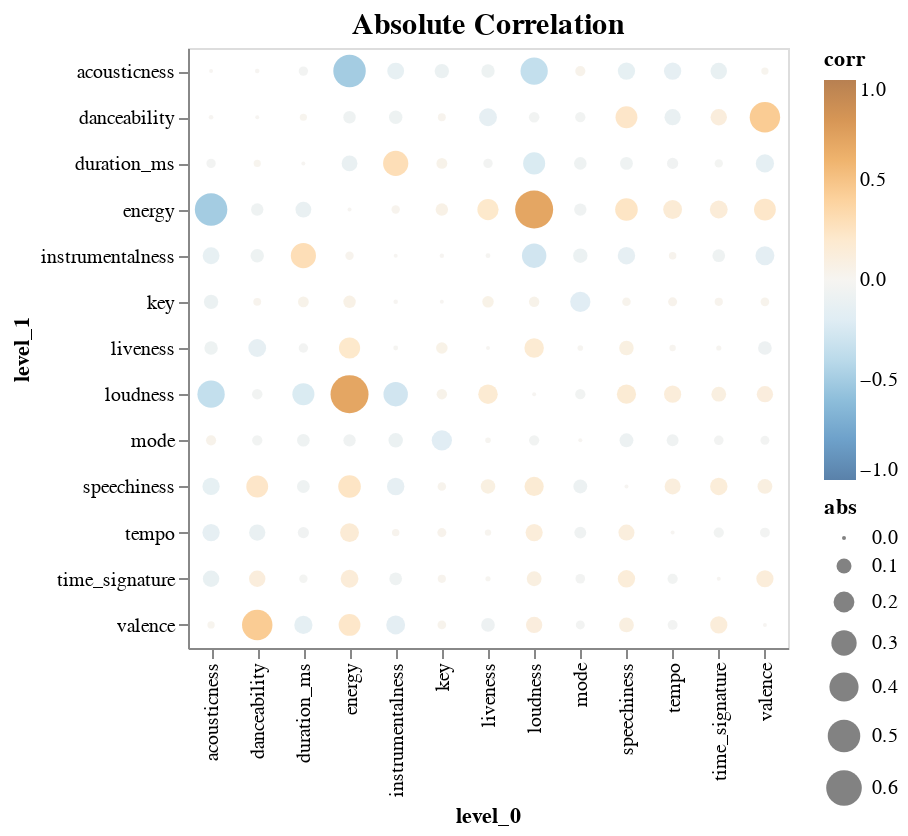

Here is the notebook cell this chart was saved with:
### Markdown cell above
We notice that the correlation between energy-loudness is really high and between acousticness-loudness and acousticness-energy is really low.

### Code cell
# Check absolute correlation
corr_df = numeric_data.corr('spearman').stack().reset_index(name='corr')
corr_df.loc[corr_df['corr'] == 1, 'corr'] = 0  # Remove diagonal
corr_df['abs'] = corr_df['corr'].abs()
alt.Chart(corr_df).mark_circle().encode(
    x='level_0',
    y='level_1',
    size='abs',
    color=alt.Color('corr', scale=alt.Scale(scheme='blueorange', domain=(-1, 1)))
).properties(
    title={'text': 'Absolute Correlation', 'fontSize': 15},
    width=300,  
    height=300  
)

### Figure 1 — Vega-Lite specification as saved in the notebook (floating-point values rounded to 4 significant figures; data arrays with more than 128 entries replaced by an {"elided": "..."} marker saying what was removed)
{"config": {"view": {"continuousWidth": 300, "continuousHeight": 300}}, "data": {"name": "data-d7f754ef50ea509dd15e47fb1e9bdeae"}, "mark": {"type": "circle"}, "encoding": {"color": {"field": "corr", "scale": {"domain": [-1, 1], "scheme": "blueorange"}, "type": "quantitative"}, "size": {"field": "abs", "type": "quantitative"}, "x": {"field": "level_0", "type": "nominal"}, "y": {"field": "level_1", "type": "nominal"}}, "height": 300, "title": {"text": "Absolute Correlation", "fontSize": 15}, "width": 300, "$schema": "https://vega.github.io/schema/vega-lite/v5.15.1.json", "datasets": {"data-d7f754ef50ea509dd15e47fb1e9bdeae": {"elided": "169 records"}}}
